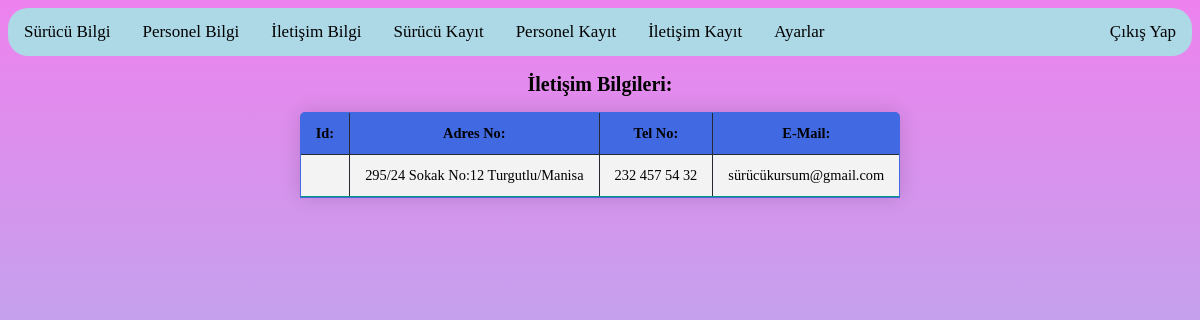
Screenshot of /iletisimbilgi.php with the database file from the repository.
### tables this page shows
CREATE TABLE `iletisim` (
  `id` int(11) NOT NULL,
  `adres_no` varchar(50) NOT NULL,
  `tel_no` varchar(20) NOT NULL,
  `email` varchar(50) NOT NULL
);

### iletisimbilgi.php (the view, shortened to what this page needs)
<html>
<head>
</head>
<body>
<div class="gezinticbk">
    <a href="index.php" style="float:right;">Çıkış Yap</a>
    <a href="admingiris.php">Sürücü Bilgi</a>
    <a href="personel.php">Personel Bilgi</a>
    <a href = "iletisimbilgi.php">İletişim Bilgi</a>
    <a href="kayit.php">Sürücü Kayıt</a>
    <a href="personelkayit.php">Personel Kayıt</a>
    <a href = "iletisimkayit.php">İletişim Kayıt</a>
    <a href="ayarlar.php">Ayarlar</a>
</div>
<h2>İletişim Bilgileri:</h2>
<table class="bilgitablo" border align="center" BGCOLOR="royalblue">
    <tr>
        <th>Id:</th>
        <th>Adres No:</th>
        <th>Tel No:</th>
        <th>E-Mail:</th>
    </tr>
    <?php
    $baglanti = mysqli_connect("localhost","root","","sk");
    $sql="SELECT * FROM iletisim";
    $sonuc = $baglanti->query($sql);
    while ($raw = $sonuc->fetch_assoc()) {
        ?>
        <tr>
            <td><?php echo $raw['iletisim_id'] ?></td>
            <td><?php echo $raw['adres_no'] ?></td>
            <td><?php echo $raw['tel_no'] ?></td>
            <td><?php echo $raw['email'] ?></td>
        </tr>
        <?php
    }
    ?>
</body>
</html>

### iletisimbilgi.php (style rules this page uses)
.gezinticbk { border-radius: 20px 20px 20px 20px; background-color: lightblue; overflow: hidden; }
.gezinticbk a { font-family: YU GOTHIC; font-weight:400; float: left; color: black; text-align: center; padding: 14px 16px; text-decoration: none; font-size: 17px; }
body { background: linear-gradient(violet,skyblue); }
.bilgitablo { border-collapse: collapse; font-size: 0.9em; border-radius: 5px 5px 0 0; overflow: hidden; box-shadow: 0 0 20px rgba(0, 0, 0, 0.15); }
.bilgitablo th, .bilgitablo td { padding: 12px 15px; }
.bilgitablo tbody tr { border-bottom: 1px solid #dddddd; }
.bilgitablo tbody tr:nth-of-type(even) { background-color: #f3f3f3; }
.bilgitablo tbody tr:last-of-type { border-bottom: 2px solid #009879; }
h2 { text-align:center; font-family: Bahnschrift; font-size:20px; }
table,td { text-align:center; border:1px solid #282830; }

### rows the page displays
iletisim: adres_no "295/24 Sokak No:12 Turgutlu/Manisa", tel_no "232 457 54 32", email "sürücükursum@gmail.com"
